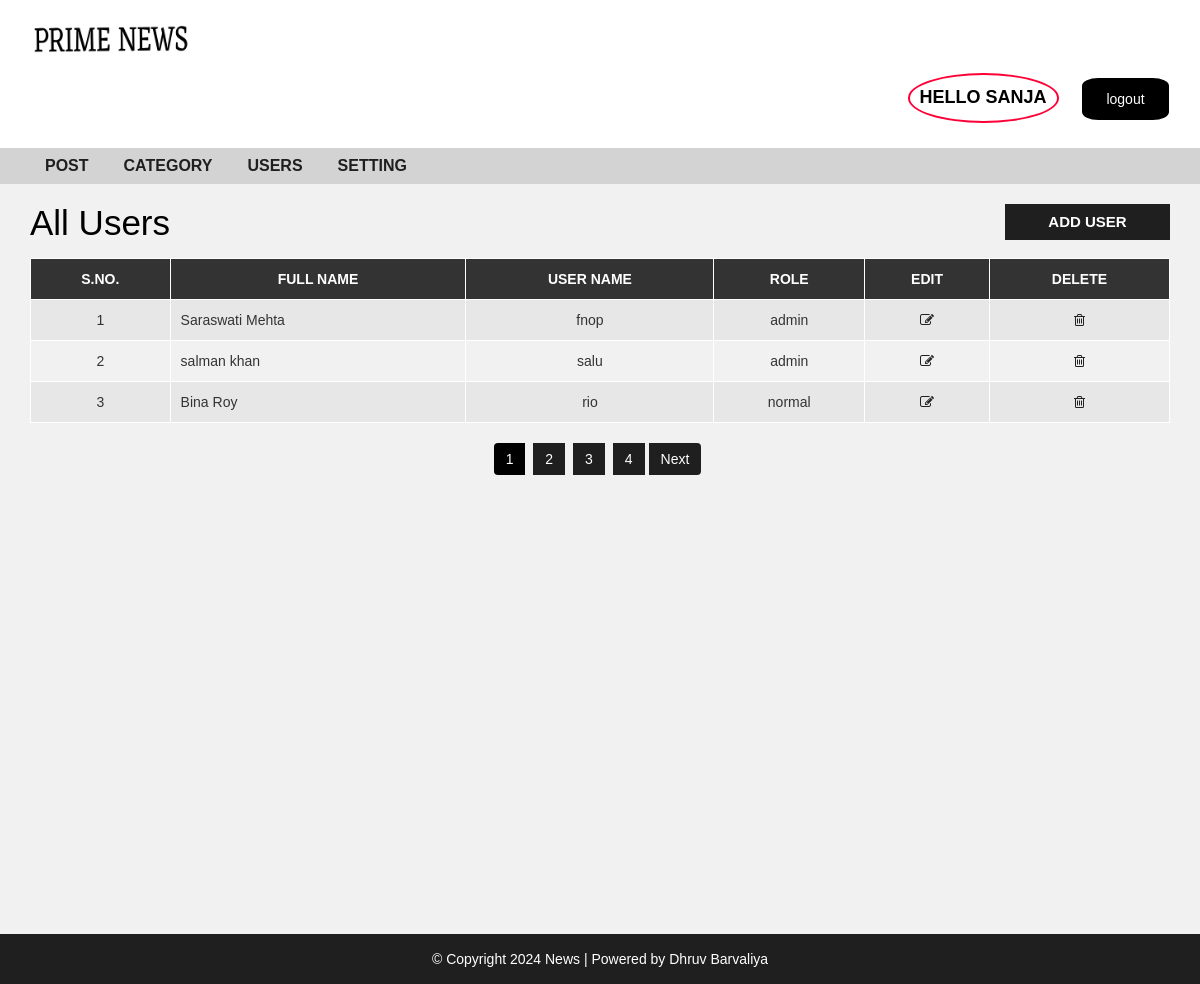
The page /admin/users.php (signed in) on the database its author committed.
### tables this page shows
CREATE TABLE `user` (
  `user_id` int(10) UNSIGNED NOT NULL,
  `first_name` varchar(30) NOT NULL,
  `last_name` varchar(30) NOT NULL,
  `username` varchar(30) DEFAULT NULL,
  `password` varchar(40) DEFAULT NULL,
  `role` int(11) NOT NULL
);

### admin/users.php (the view, shortened to what this page needs)
<?php include "header.php";
?>
  <div id="admin-content">
      <div class="container">
          <div class="row">
              <div class="col-md-10">
                  <h1 class="admin-heading">All Users</h1>
              </div>
              <div class="col-md-2">
                  <a class="add-new" href="add-user.php">Add User</a>
              </div>
              <div class="col-md-12">
                <?php
                  include "config.php";
                  $limit = 3;
                  if(isset($_GET['page'])){
                    $page = $_GET['page'];
                  }else{
                    $page = 1;
                  }
                  $offset =($page-1)* $limit;
                  $sql ="SELECT * FROM user ORDER BY user_id DESC LIMIT {$offset},{$limit}";
                  $result= mysqli_query($conn,$sql) or die("Query Failed");
                  if (mysqli_num_rows($result) > 0) {
                ?>
                  <table class="content-table">
                      <thead>
                          <th>S.No.</th>
                          <th>Full Name</th>
                          <th>User Name</th>
                          <th>Role</th>
                          <th>Edit</th>
                          <th>Delete</th>
                      </thead>
                      <tbody>
                        <?php
                        $serial = $offset + 1;
                         while($row = mysqli_fetch_assoc($result)){
                        ?>
                          <tr>
                              <td class='id'><?php echo $serial; ?></td>
                              <td><?php echo $row['first_name']." ".$row['last_name']; ?></td>
                              <td><?php echo $row['username'] ?></td>
                              <td><?php
                                      if($row['role']==1){
                                        echo "admin";
                                      }else{
                                        echo "normal";
                                      }
                                  ?></td>
                              <td class='edit'><a href='update-user.php?id=<?php echo $row["user_id"]; ?>'><i class='fa fa-edit'></i></a></td>
                              <td class='delete'><a href='delete-user.php?id=<?php echo $row["user_id"]; ?>'><i class='fa fa-trash-o'></i></a></td>
                          </tr>
                          <?php  $serial++; } ?>
                      </tbody>
                  </table>
                  <?php
                } ?>
                <?php
                  $sql1 = "SELECT * FROM user";
                  $result1 = mysqli_query($conn,$sql1)or die("Query Failed");
                  if(mysqli_num_rows($result1) > 0) {
                    $total_records = mysqli_num_rows($result1);
                    $limit =3 ;
                    $total_page = ceil($total_records / $limit);
                    echo '<ul class="pagination admin-pagganation">';
                    for($i=1; $i <= $total_page; $i++){
                      if($i == $page){
                        $active = "active";
                      }else{
                        $active = "";
                      }
                      echo ' <li class ="'.$active.'"> <a href="users.php?page='.$i.'">'.$i.'</a></li>';
                    }
                   if ($total_page > $page) {
                    echo '<li><a href="users.php?page=' . ($page + 1) . '">Next</a></li>';
                }
                    echo "</ul>";
                  }
                  ?>
              </div>
          </div>
      </div>
  </div>
<?php include "footer.php"; ?>

### css/style.css (style rules this page uses)
* { cursor: url('/images/icor.jpg'), auto; }
body { background: #f1f1f1; font-family: sans-serif,arial,Helvetica; cursor: url('/images/cursor.jpg'), auto; }
a, a:hover, a:focus { text-decoration: none; outline: none; }
ul { margin:0; padding:0; list-style:none; }
#admin-content { padding: 20px 0; min-height: 750px; }
#admin-content .admin-heading { font-size: 35px; margin: 0 0 15px; }
#admin-content .add-new { color: #fff; background-color: #1f1f1f; font-size: 15px; font-weight: 600; text-align: center; text-transform: uppercase; padding: 7px 10px; display: block; transition: all 0.3s; }
#admin-content .content-table { border: 1px solid #000; width: 100%; margin: 0 0 20px; }
#admin-content .content-table thead { color: #fff; background-color: #333; }
#admin-content .content-table th { padding: 10px; border: 1px solid #fff; font-weight: 600; text-align: center; text-transform: uppercase; }
#admin-content .content-table tbody { color: #333; }
#admin-content .content-table tbody tr { background-color: #e7e7e7; }
#admin-content .content-table tbody tr:nth-child(even) { background-color: transparent; }
#admin-content .content-table tbody td { padding: 10px; border: 1px solid #fff; text-align: center; }
#admin-content .content-table tbody td:nth-child(2) { text-align: left; }
.id, .edit, .delete { text-align:center; }
.pagination { display: block; text-align: center; margin: 0; }
.pagination li { display:inline-block; margin: 0 5px 0 0; }
.pagination li a { border: none; background: #1f1f1f; color: #fff; }
.pagination > .active > a, .pagination > .active > a:focus, .pagination > .active > a:hover, .pagination > .active > span, .pagination > .active > span:focus, .pagination > .active > span:hover { z-index: 2; color: #fff; cursor: default; background-color: #000000; border-color: #333; }
i.fa { color:#222; }

### rows shown on the page
user: first_name "Saraswati", last_name "Mehta", username "fnop", role "admin"
user: first_name "salman", last_name "khan", username "salu", role "admin"
user: first_name "Bina", last_name "Roy", username "rio", role "normal"

### other values the page prints
$_SESSION["username"] "SANJA"
